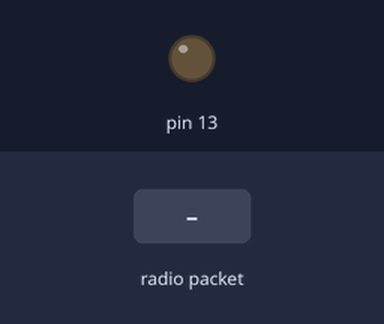
The sketch below on a simulated Arduino Uno, built with avr-gcc and run on an emulated ATmega328P. Parts: output pins drawn as LEDs (lit = HIGH). The test bench sets the inputs (shaded band). No radio packets arrive unless stated.

Above: at 1.2 s.
1.3 s: radio packet "O" arrives
At 1.6 s:
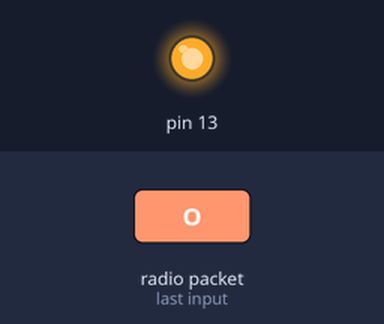
2.8 s: radio packet "X" arrives
At 3.9 s:
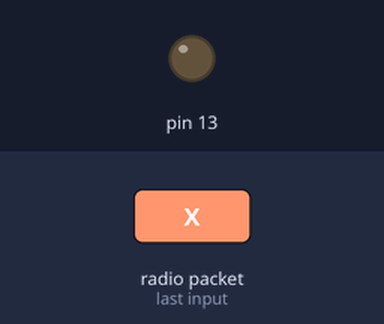
Timing chart, 0 to 5.8 s (numbered marks = the images above; inputs shaded):
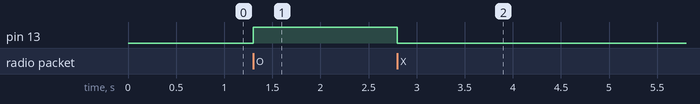

The sketch:

RF_315_Receiver.ino
```cpp
#include <VirtualWire.h>

void setup() {
	vw_set_ptt_inverted(true);
	vw_set_rx_pin(12);
	vw_setup(4000); // speed of data transfer Kbps
	vw_rx_start(); // Start the receiver PLL running

	pinMode(13, OUTPUT);
}

void loop() {
	uint8_t buf[VW_MAX_MESSAGE_LEN];
	uint8_t buflen = VW_MAX_MESSAGE_LEN;

	if (vw_get_message(buf, &buflen))
	{
		if (buf[0] == 'O') {
			digitalWrite(13, HIGH);
		}
		if (buf[0] == 'X') {
			digitalWrite(13, LOW);
		}
	}
}
```

Measured:
- after the input at 1.3 s, pin 13: LOW → HIGH at once
- after the input at 2.8 s, pin 13: HIGH → LOW at once
